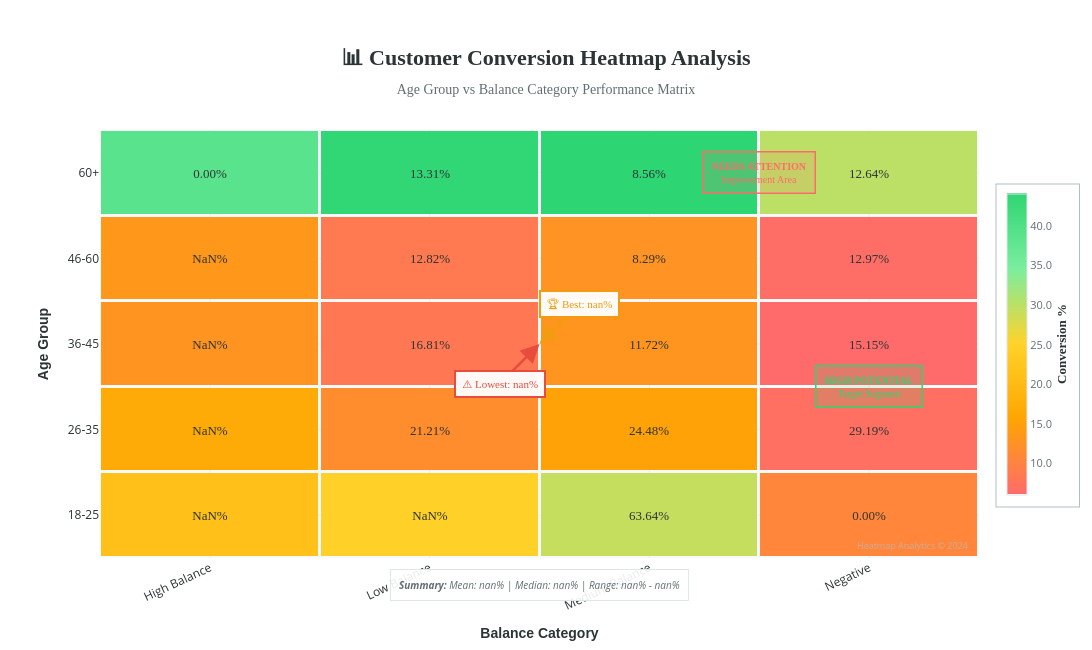

The notebook cell saved with this chart:
### Code cell
fig = go.Figure()

# Calculate statistics
heatmap_values = heatmap_pivot.values
max_val = heatmap_values.max()
min_val = heatmap_values.min()
mean_val = heatmap_values.mean()

# Find positions of max and min values (take first occurrence)
max_row, max_col = np.unravel_index(np.argmax(heatmap_values), heatmap_values.shape)
min_row, min_col = np.unravel_index(np.argmin(heatmap_values), heatmap_values.shape)

# Main heatmap with enhanced styling
fig.add_trace(go.Heatmap(
    z=heatmap_values,
    x=heatmap_pivot.columns,
    y=heatmap_pivot.index,
    colorscale=[
        [0, '#ff6b6b'],      # Low values - Red
        [0.25, '#ffa502'],    # Medium-low - Orange
        [0.5, '#ffd32a'],     # Medium - Yellow
        [0.75, '#7bed9f'],    # Medium-high - Light Green
        [1, '#2ed573']        # High values - Green
    ],
    text=heatmap_values,
    texttemplate="%{text:.2f}%",
    textfont={"size": 13, "family": "Arial Black", "color": "#2d3436"},
    hovertemplate=(
        "<b>Age Group:</b> %{y}<br>" +
        "<b>Balance Category:</b> %{x}<br>" +
        "<b>Conversion Rate:</b> %{z:.2f}%<br>" +
        "<extra></extra>"
    ),
    colorbar=dict(
        title=dict(
            text="<b>Conversion %</b>",
            font=dict(size=13, color="#2d3436", family="Arial Black"),
            side="right"
        ),
        thickness=20,
        len=0.75,
        tickfont=dict(size=11, color="#636e72"),
        tickformat=".1f",
        outlinewidth=1,
        outlinecolor="#dfe6e9",
        bgcolor="rgba(255,255,255,0.9)",
        bordercolor="#b2bec3",
        borderwidth=1
    ),
    xgap=3,
    ygap=3
))

# Add annotation for highest value
fig.add_annotation(
    x=heatmap_pivot.columns[max_col],
    y=heatmap_pivot.index[max_row],
    text=f"🏆 Best: {max_val:.2f}%",
    showarrow=True,
    arrowhead=2,
    arrowsize=1.5,
    arrowwidth=2.5,
    arrowcolor="#f39c12",
    font=dict(size=11, color="#f39c12", family="Arial Black"),
    ax=40, 
    ay=-40,
    bgcolor="rgba(255,255,255,0.95)",
    borderpad=6,
    bordercolor="#f39c12",
    borderwidth=2
)

# Add annotation for lowest value
fig.add_annotation(
    x=heatmap_pivot.columns[min_col],
    y=heatmap_pivot.index[min_row],
    text=f"⚠️ Lowest: {min_val:.2f}%",
    showarrow=True,
    arrowhead=2,
    arrowsize=1.5,
    arrowwidth=2.5,
    arrowcolor="#e74c3c",
    font=dict(size=11, color="#e74c3c", family="Arial Black"),
    ax=-40, 
    ay=40,
    bgcolor="rgba(255,255,255,0.95)",
    borderpad=6,
    bordercolor="#e74c3c",
    borderwidth=2
)

# Add quadrant labels (safe check for dimensions)
if len(heatmap_pivot.columns) > 0 and len(heatmap_pivot.index) > 0:
    # Top-right quadrant (high age, high balance)
    fig.add_annotation(
        text="<b>HIGH POTENTIAL</b><br>Target Segment",
        x=heatmap_pivot.columns[-1],
        y=heatmap_pivot.index[0],
        showarrow=False,
        font=dict(size=10, color="#2ed573", family="Arial Black"),
        bgcolor="rgba(46, 213, 115, 0.15)",
        borderpad=8,
        bordercolor="#2ed573",
        borderwidth=1.5
    )
    
    # Bottom-left quadrant (low age, low balance)
    fig.add_annotation(
        text="<b>NEEDS ATTENTION</b><br>Improvement Area",
        x=heatmap_pivot.columns[0],
        y=heatmap_pivot.index[-1],
        showarrow=False,
        font=dict(size=10, color="#ff6b6b", family="Arial Black"),
        bgcolor="rgba(255, 107, 107, 0.15)",
        borderpad=8,
        bordercolor="#ff6b6b",
        borderwidth=1.5
    )

# Enhanced layout
fig.update_layout(
    title=dict(
        text="<b>📊 Customer Conversion Heatmap Analysis</b><br>" +
             "<span style='font-size:14px;color:#636e72;'>Age Group vs Balance Category Performance Matrix</span>",
        x=0.5,
        xanchor="center",
        font=dict(size=22, color="#2d3436", family="Arial Black")
    ),
    xaxis=dict(
        title=dict(text="<b>Balance Category</b>", font=dict(size=14, color="#2d3436", family="Arial")),
        tickfont=dict(size=12, color="#2d3436"),
        side="bottom",
        tickangle=-25,
        gridcolor='rgba(0,0,0,0.05)',
        showgrid=True
    ),
    yaxis=dict(
        title=dict(text="<b>Age Group</b>", font=dict(size=14, color="#2d3436", family="Arial")),
        tickfont=dict(size=12, color="#2d3436"),
        gridcolor='rgba(0,0,0,0.05)',
        showgrid=True
    ),
    width=1100,
    height=650,
    paper_bgcolor="white",
    plot_bgcolor="#f8f9fa",
    margin=dict(t=130, b=80, l=100, r=100),
    hovermode='closest'
)

# Add summary statistics annotation
fig.add_annotation(
    text=f"<b>Summary:</b> Mean: {mean_val:.2f}% | Median: {np.median(heatmap_values):.2f}% | Range: {min_val:.2f}% - {max_val:.2f}%",
    xref="paper", 
    yref="paper",
    x=0.5, 
    y=-0.1,
    showarrow=False,
    font=dict(size=10, color="#636e72", style="italic"),
    bgcolor="rgba(255,255,255,0.9)",
    borderpad=8,
    bordercolor="#dfe6e9",
    borderwidth=1
)

# Add watermark
fig.add_annotation(
    text="Heatmap Analytics © 2024",
    xref="paper", 
    yref="paper",
    x=0.99, 
    y=0.01,
    showarrow=False,
    font=dict(size=9, color='#b2bec3'),
    opacity=0.7
)

fig.show()

### Figure 1 — Plotly figure (JSON) as saved in the notebook; plotly's stock layout.template omitted (floating-point values rounded to 4 significant figures)
{"data": [{"colorbar": {"bgcolor": "rgba(255,255,255,0.9)", "bordercolor": "#b2bec3", "borderwidth": 1, "len": 0.75, "outlinecolor": "#dfe6e9", "outlinewidth": 1, "thickness": 20, "tickfont": {"color": "#636e72", "size": 11}, "tickformat": ".1f", "title": {"font": {"color": "#2d3436", "family": "Arial Black", "size": 13}, "side": "right", "text": "<b>Conversion %</b>"}}, "colorscale": [[0, "#ff6b6b"], [0.25, "#ffa502"], [0.5, "#ffd32a"], [0.75, "#7bed9f"], [1, "#2ed573"]], "hovertemplate": "<b>Age Group:</b> %{y}<br><b>Balance Category:</b> %{x}<br><b>Conversion Rate:</b> %{z:.2f}%<br><extra></extra>", "text": [[NaN, NaN, 63.64, 0.0, NaN], [NaN, 21.21, 24.48, 29.19, 10.47], [NaN, 16.81, 11.72, 15.15, 6.93], [NaN, 12.82, 8.29, 12.97, 6.1], [0.0, 13.31, 8.56, 12.64, 6.53], [NaN, 38.73, 43.69, 44.07, 29.89]], "textfont": {"color": "#2d3436", "family": "Arial Black", "size": 13}, "texttemplate": "%{text:.2f}%", "type": "heatmap", "x": [null, "High Balance", "Low Balance", "Medium Balance", "Negative"], "xgap": 3, "y": [null, "18-25", "26-35", "36-45", "46-60", "60+"], "ygap": 3, "z": [[NaN, NaN, 63.64, 0.0, NaN], [NaN, 21.21, 24.48, 29.19, 10.47], [NaN, 16.81, 11.72, 15.15, 6.93], [NaN, 12.82, 8.29, 12.97, 6.1], [0.0, 13.31, 8.56, 12.64, 6.53], [NaN, 38.73, 43.69, 44.07, 29.89]]}], "layout": {"annotations": [{"arrowcolor": "#f39c12", "arrowhead": 2, "arrowsize": 1.5, "arrowwidth": 2.5, "ax": 40, "ay": -40, "bgcolor": "rgba(255,255,255,0.95)", "bordercolor": "#f39c12", "borderpad": 6, "borderwidth": 2, "font": {"color": "#f39c12", "family": "Arial Black", "size": 11}, "showarrow": true, "text": "🏆 Best: nan%", "x": null, "y": null}, {"arrowcolor": "#e74c3c", "arrowhead": 2, "arrowsize": 1.5, "arrowwidth": 2.5, "ax": -40, "ay": 40, "bgcolor": "rgba(255,255,255,0.95)", "bordercolor": "#e74c3c", "borderpad": 6, "borderwidth": 2, "font": {"color": "#e74c3c", "family": "Arial Black", "size": 11}, "showarrow": true, "text": "⚠️ Lowest: nan%", "x": null, "y": null}, {"bgcolor": "rgba(46, 213, 115, 0.15)", "bordercolor": "#2ed573", "borderpad": 8, "borderwidth": 1.5, "font": {"color": "#2ed573", "family": "Arial Black", "size": 10}, "showarrow": false, "text": "<b>HIGH POTENTIAL</b><br>Target Segment", "x": "Negative", "y": null}, {"bgcolor": "rgba(255, 107, 107, 0.15)", "bordercolor": "#ff6b6b", "borderpad": 8, "borderwidth": 1.5, "font": {"color": "#ff6b6b", "family": "Arial Black", "size": 10}, "showarrow": false, "text": "<b>NEEDS ATTENTION</b><br>Improvement Area", "x": null, "y": "60+"}, {"bgcolor": "rgba(255,255,255,0.9)", "bordercolor": "#dfe6e9", "borderpad": 8, "borderwidth": 1, "font": {"color": "#636e72", "size": 10, "style": "italic"}, "showarrow": false, "text": "<b>Summary:</b> Mean: nan% | Median: nan% | Range: nan% - nan%", "x": 0.5, "xref": "paper", "y": -0.1, "yref": "paper"}, {"font": {"color": "#b2bec3", "size": 9}, "opacity": 0.7, "showarrow": false, "text": "Heatmap Analytics © 2024", "x": 0.99, "xref": "paper", "y": 0.01, "yref": "paper"}], "height": 650, "hovermode": "closest", "margin": {"b": 80, "l": 100, "r": 100, "t": 130}, "paper_bgcolor": "white", "plot_bgcolor": "#f8f9fa", "title": {"font": {"color": "#2d3436", "family": "Arial Black", "size": 22}, "text": "<b>📊 Customer Conversion Heatmap Analysis</b><br><span style='font-size:14px;color:#636e72;'>Age Group vs Balance Category Performance Matrix</span>", "x": 0.5, "xanchor": "center"}, "width": 1100, "xaxis": {"gridcolor": "rgba(0,0,0,0.05)", "showgrid": true, "side": "bottom", "tickangle": -25, "tickfont": {"color": "#2d3436", "size": 12}, "title": {"font": {"color": "#2d3436", "family": "Arial", "size": 14}, "text": "<b>Balance Category</b>"}}, "yaxis": {"gridcolor": "rgba(0,0,0,0.05)", "showgrid": true, "tickfont": {"color": "#2d3436", "size": 12}, "title": {"font": {"color": "#2d3436", "family": "Arial", "size": 14}, "text": "<b>Age Group</b>"}}}}
